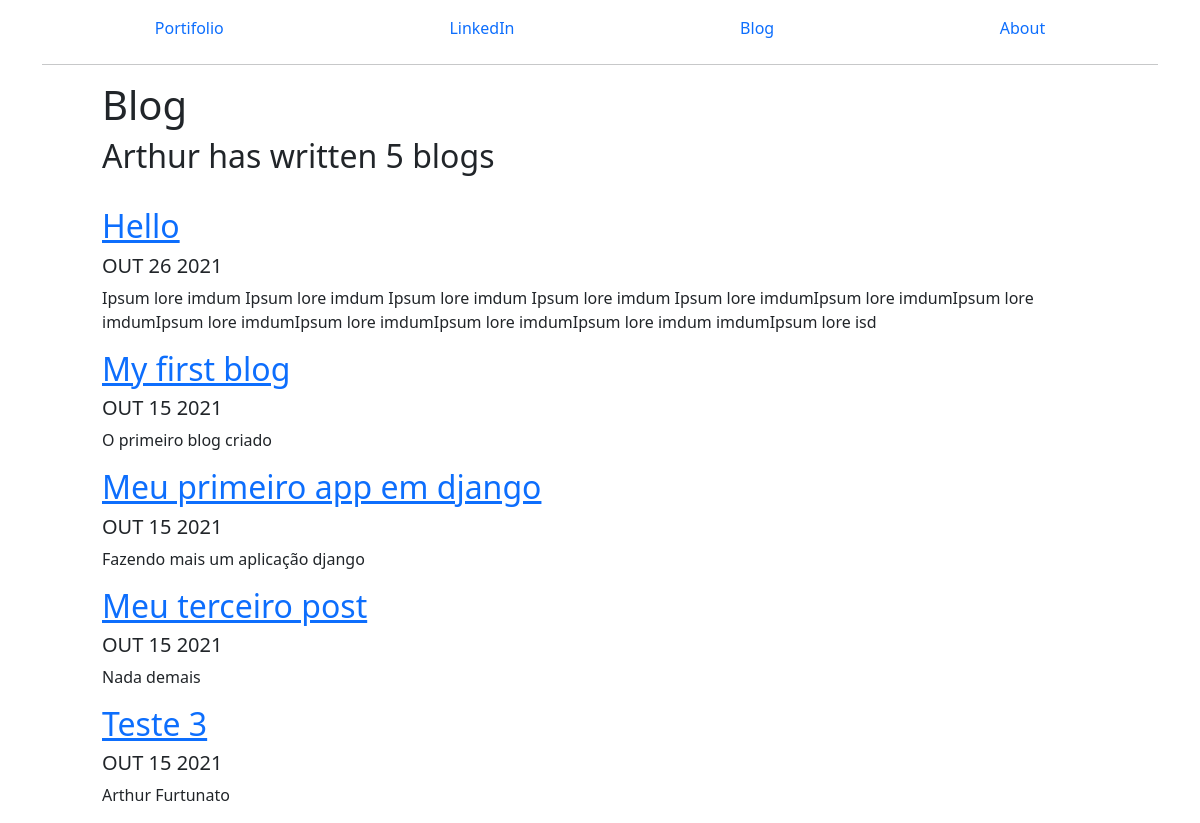
/blog/, run on an earlier commit of the app's database.
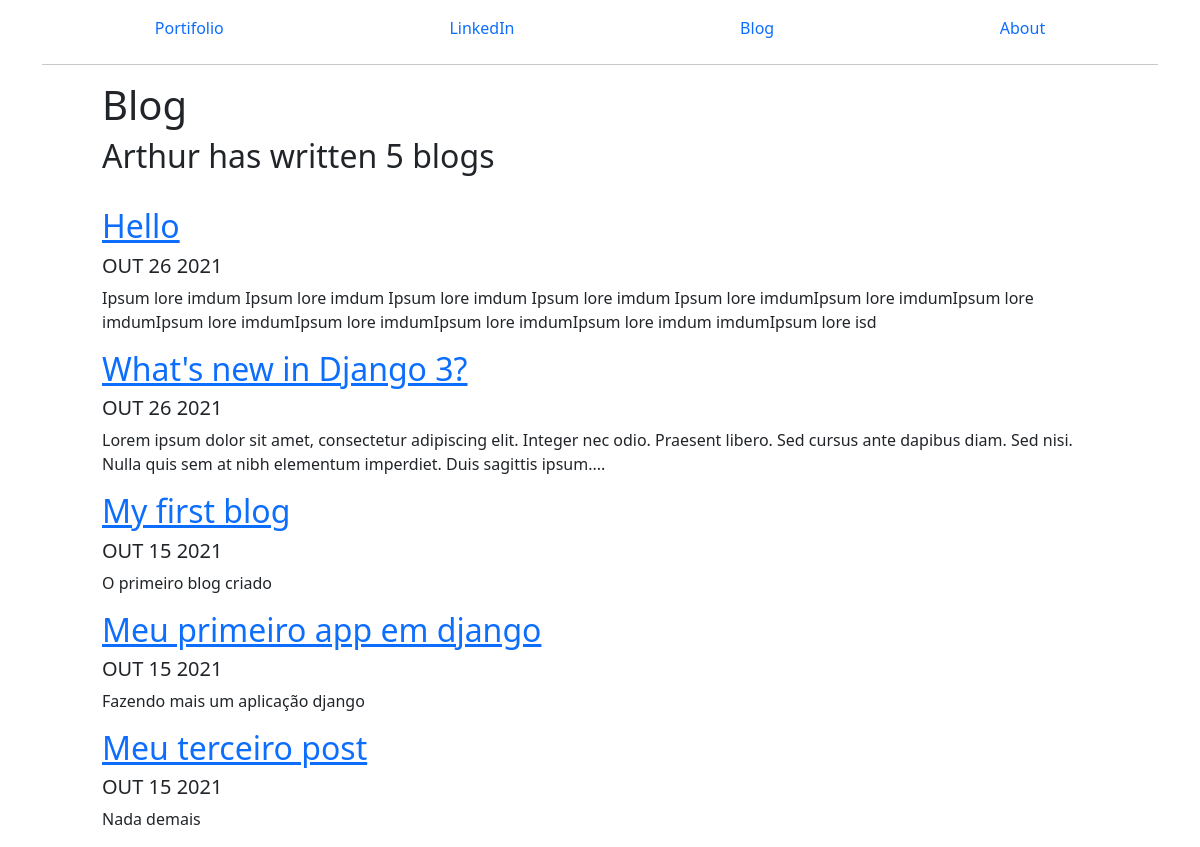
And on a later commit of the database.
### blog/models.py (models this page shows)
class Blog(models.Model):
    title = models.CharField(max_length=100)
    date_post = models.DateField(auto_now_add=True)
    description = models.TextField()

### blog/views.py (the view)
# urls.py: path('', views.index, name='index'),
def index(request):
    blog = Blog.objects.order_by('-date_post')[:5]
    return render(request, 'blog/index.html', {
        'blog': blog,
    })

### templates/blog/index.html (shortened to what this page needs)
{% extends 'base.html' %}
{% block content %}
<div style="padding: 0px 60px;">
<h1>Blog</h1>
<h2>Arthur has written {{ blog.count }} blog{{ blog.count|pluralize }}</h2>
<br>
    {% for i in blog %}
        <a href="{{i.id}}"><h2>{{ i.title }}</h2></a>
        <h5>{{ i.date_post|date:'M d Y'|upper}}</h5>
        <p>{{ i.description|truncatechars:200 }}</p>
    {% endfor %}
</div>
{% endblock %}

What changed in the data, as far as the page shows it:
no longer on this page (row unchanged): Blog: title "Teste 3", date_post "OUT 15 2021", description "Arthur Furtunato"
added Blog: title "What's new in Django 3?", date_post "OUT 26 2021", description "Lorem ipsum dolor sit amet, consectetur adipiscing elit. Integer nec odio. Praesent libero. Sed cursus ante dapibus diam. Sed nisi. Nulla quis sem at nibh elementum imperdiet. Duis sagittis ipsum...."
